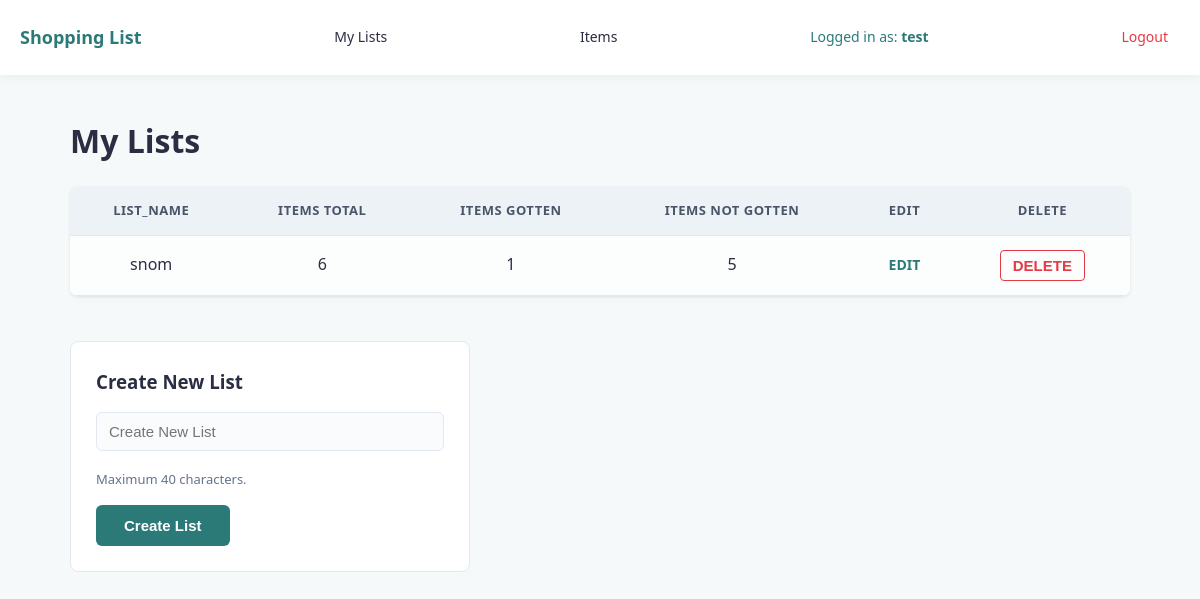
Page /my_lists (signed in) on the earlier database version.
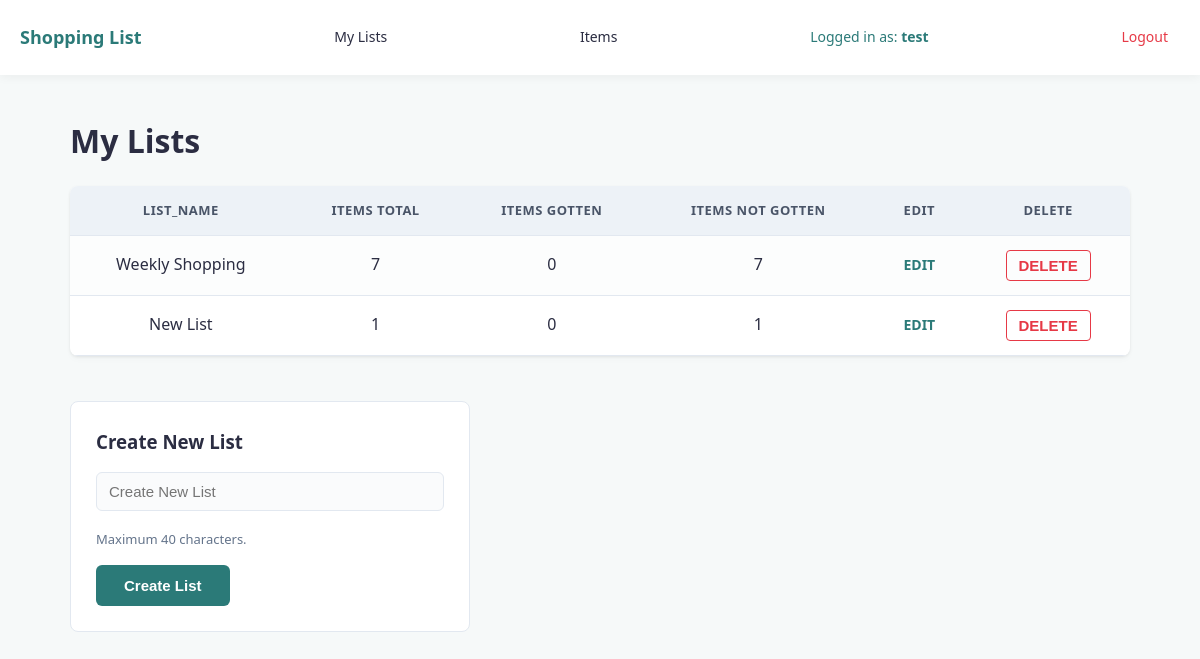
Same page on the later database version.
### tables this page shows
CREATE TABLE "lists" (list_id INTEGER NOT NULL PRIMARY KEY, list_name TEXT, user_id INTEGER REFERENCES user (user_id));

### shopping_list.py (the view, shortened to what this page needs)
@app.route("/my_lists", methods=["GET", "POST"])
def my_lists():
    if "user_id" not in session:
        return redirect(url_for("login"))
    current_user_id = session["user_id"]
    error = ''
    sql = """SELECT lists.list_id, lists.list_name,
    COUNT(list_contents.item_id) AS total_items,
    SUM(CASE WHEN list_contents.ticked = 1 THEN 1 ELSE 0 END) AS items_gotten,
    SUM(CASE WHEN list_contents.ticked = 0 THEN 1 ELSE 0 END) AS items_not_gotten
    FROM lists
    LEFT JOIN list_contents ON lists.list_id = list_contents.list_id
    WHERE lists.user_id = ?
    GROUP BY lists.list_id;"""
    results = query_db(sql, [current_user_id]) or []
    return render_template("my_lists.html", list=results, error=error)

### shopping_list.py (called while the page is built)
def get_db():
    db = getattr(g, '_database', None)
    if db is None:
        db = g._database = sqlite3.connect(DATABASE)
        db.row_factory = sqlite3.Row
    return db

@app.teardown_appcontext
def close_connection(exception):
    db = getattr(g, '_database', None)
    if db is not None:
        db.close()

def query_db(query, args=(), one=False, commit=False, return_id=False):
    db = get_db()
    cur = get_db().execute(query, args)
    if commit:
        db.commit()
    if return_id:
        last_id = cur.lastrowid
        cur.close()
        return last_id
    rv = cur.fetchall()
    cur.close()
    return rv[0] if (rv and one) else (None if one else rv)

### templates/my_lists.html (shortened to what this page needs)
{% extends "index.html" %}
{% block body %}
<h1>My Lists</h1>
{% if list %}
<table>
    <tr>
        <th>list_name</th>
        <th>items total</th>
        <th>items gotten</th>
        <th>items not gotten</th>
        <th>EDIT</th>
        <th>DELETE</th>
    </tr>
    {% for contents in list %}
    <tr>
        <td>{{ contents.list_name }}</td>
        <td>{{ contents.total_items }}</td>
        <td>{{ contents.items_gotten }}</td>
        <td>{{ contents.items_not_gotten }}</td>
        <td><a href="{{ url_for('list_route', list_id=contents.list_id)}}">EDIT</a></td>
        <td>
            <input type="submit" value="DELETE" form="delete-list-form-{{ contents.list_id }}">
        </td>
    </tr>
    {% endfor %}
</table>
{% else %}
<div class="card empty">
    <p>You don't have any lists yet. Create one to get started!</p>
</div>
{% endif %}
<br>
<div class="card" id="create-list">
    <h3>Create New List</h3>
    <form method="post" action="{{ url_for('my_lists') }}">
        <input type="text" placeholder="Create New List" id="list_name" name="list_name"><br>
        <p class="guidelines">Maximum 40 characters.</p>
        <input type="submit" value="Create List">
    </form>
</div>
{% endblock  %}

### templates/index.html (shortened to what this page needs)
<!DOCTYPE html>
<html lang="en">
<head>
    <link rel="stylesheet" href="{{url_for('static', filename='style.css')}}">
</head>
<body>
    <header>
        <nav>
            <a href="{{ url_for('home')}}">Shopping List</a>
            {% if session.get('user_id') %}
                <a href="{{ url_for('my_lists') }}">My Lists</a>
                <a href="{{ url_for('item_dictionary') }}">Items</a>
                <span style="color: var(--primary-colour);">Logged in as: <strong>{{ session.get('username') }}</strong></span>
                <a href="{{ url_for('logout') }}" style="color: var(--delete-colour);">Logout</a>
            {% else %}
                <a href="{{ url_for('login') }}">Login</a>
                <a href="{{ url_for('signup') }}">Sign Up</a>
            {% endif %}
        </nav>
    </header>
    <main class="content-container">
        {% block body %}
        {% endblock %}
    </main>
</body>
</html>

### static/style.css (style rules this page uses)
:root { --primary-colour: #2b7a78; --primary-hover: #3a9694; --bg-colour: #f6f9f9; --card-bg: #ffffff; --text-colour: #2b2d42; --border-colour: #e2e8f0; --delete-colour: #e63946; }
body { font-family: system-ui, -apple-system, BlinkMacSystemFont, 'Segoe UI', Roboto, Oxygen, Ubuntu, Cantarell, 'Open Sans', 'Helvetica Neue', sans-serif; background-color: var(--bg-colour); color: var(--text-colour); margin: 0; padding: 0; line-height: 1.6; }
header { background-color: var(--card-bg); box-shadow: 0 2px 10px rgba(0, 0, 0, 0.05); position: sticky; top: 0; z-index: 1000; }
nav { display: flex; justify-content: space-between; align-items: center; max-width: 1200px; margin: 0 auto; padding: 15px 20px; flex-wrap: wrap; }
nav a, nav span, p a { color: var(--text-colour); text-decoration: none; font-weight: 500; padding: 8px 12px; border-radius: 6px; font-size: clamp(14px, 1.1vw, 18px); }
nav a:first-child { font-weight: 700; font-size: clamp(18px, 1.5vw, 22px); color: var(--primary-colour); padding-left: 0; }
main, .content-container { max-width: 1100px; margin: 40px auto; padding: 0 20px; box-sizing: border-box; }
h1 { color: var(--text-colour); margin-bottom: 20px; }
h3 { color: var(--text-colour); margin-top: 0; margin-bottom: 15px; }
.card { background-color: var(--card-bg); border-radius: 8px; border: 1px solid var(--border-colour); box-sizing: border-box; }
input[type="text"], input[list], input[type="password"] { width: 100%; max-width: 100%; padding: 10px 12px; font-size: 15px; border: 1px solid var(--border-colour); border-radius: 6px; box-sizing: border-box; background-color: #fafbfc; margin-bottom: 15px; }
table { width: 100%; border-collapse: collapse; background-color: var(--card-bg); border-radius: 8px; overflow: hidden; box-shadow: 0 4px 6px rgba(0, 0, 0, 0.02), 0 1px 3px rgba(0, 0, 0, 0.08); margin: 20px 0; }
table, th, td { border: none; }
th { background-color: #edf2f7; color: #4a5568; font-weight: 600; text-transform: uppercase; font-size: 13px; letter-spacing: 0.5px; border-bottom: 1px solid var(--border-colour); }
th, td { padding: 14px 20px; text-align: center; vertical-align: middle; border-bottom: 1px solid var(--border-colour); }
tr:nth-child(even) td { background-color: #fcfdfd; }
#create-list, #add-items { padding: 25px; max-width: 400px; width: 100%; box-sizing: border-box; }
p { color: #64748b; font-size: 16px; margin: 0; }
.guidelines { font-size: 13px; margin: 4px 0 15px 0; line-height: 1.5; }
input[type="submit"] { background-color: var(--primary-colour); color: #ffffff; padding: 12px 28px; font-size: 15px; font-weight: 600; border: none; border-radius: 6px; cursor: pointer; }
a[href*="list_route"], a[href*="list/"] { color: var(--primary-colour); text-decoration: none; font-weight: 600; background: none; border: none; cursor: pointer; font-size: 14px; }
input[value="DELETE"] { background-color: transparent; color: var(--delete-colour); border: 1px solid var(--delete-colour); padding: 6px 12px; border-radius: 4px; font-weight: 600; cursor: pointer; }

Differences in the rows shown:
changed lists: list_name "snom" → "Weekly Shopping"; total_items "6" → "7"; items_gotten "1" → "0"; items_not_gotten "5" → "7"
added lists: list_name "New List", total_items "1", items_gotten "0", items_not_gotten "1"
